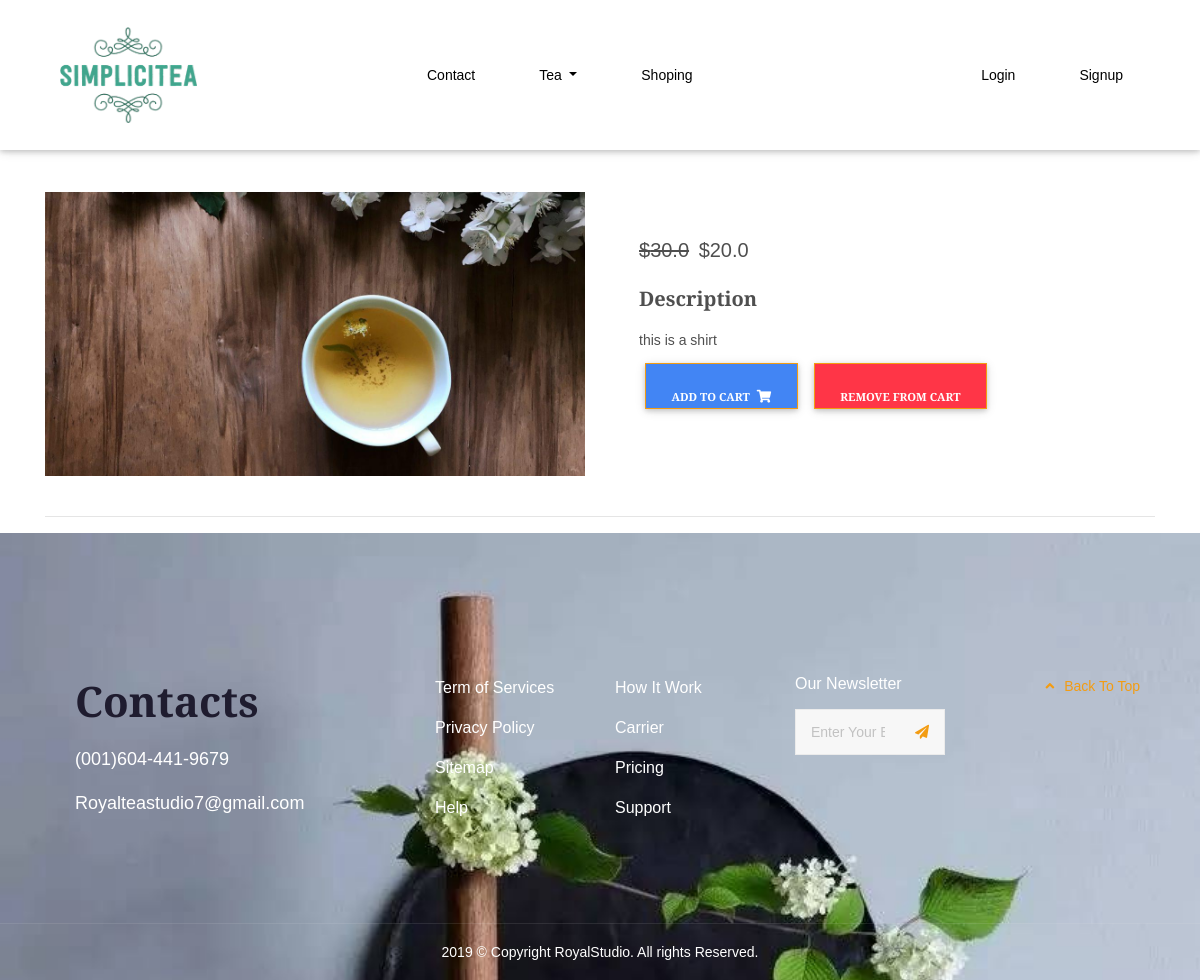
The page /product/shirt/ on the database its author committed.
### core/models.py (models this page shows, shortened)
class Item(models.Model):
    title = models.CharField(max_length=100)
    price = models.FloatField()
    discount_price = models.FloatField(blank=True, null=True)
    category = models.CharField(choices=CATEGORY_CHOICES, max_length=2)
    label = models.CharField(choices=LABEL_CHOICES, max_length=1)
    slug = models.SlugField()
    description = models.TextField()
    image = models.ImageField()
    def get_add_to_cart_url(self):
        return reverse("core:add-to-cart", kwargs={
            'slug': self.slug
        })
    def get_remove_from_cart_url(self):
        return reverse("core:remove-from-cart", kwargs={
            'slug': self.slug
        })

### core/views.py (the view)
# urls.py: path('product/<slug>/', ItemDetailView.as_view(), name='product'),
class ItemDetailView(DetailView):
    model = Item
    template_name = "product.html"

### templates/product.html (shortened to what this page needs)
{% extends "base.html" %}
{% block content %}
  <main class="mt-5 pt-4">
    <div class="container dark-grey-text mt-5">
      <div class="row wow fadeIn">
        <div class="col-md-6 mb-4">
          <img src="../static/resources/jasmineGreen.jpg" alt="">
        </div>
        <div class="col-md-6 mb-4">
          <div class="p-4">
            <p class="lead">
              {% if object.discount_price %}
              <span class="mr-1">
                <del>${{ object.price }}</del>
              </span>
              <span>${{ object.discount_price }}</span>
              {% else %}
              <span>${{ object.price }}</span>
              {% endif %}
            </p>
            <p class="lead font-weight-bold">Description</p>
            <p>{{ object.description }}</p>
            <a href="{{ object.get_add_to_cart_url }}" class="btn btn-primary btn-md my-0 p">
              Add to cart
              <i class="fas fa-shopping-cart ml-1"></i>
            </a>
            <a href="{{ object.get_remove_from_cart_url }}" class="btn btn-danger btn-md my-0 p">
              Remove from cart
            </a>
          </div>
        </div>
      </div>
      <hr>
    </div>
  </main>
{% endblock content %}

### templates/base.html (shortened to what this page needs)
{% load static %}
<!DOCTYPE html>
<html lang="en">
<head>
  <link rel="stylesheet" href="https://use.fontawesome.com/releases/v5.8.1/css/all.css">
  <link href="{% static 'css/bootstrap.min.css' %}" rel="stylesheet">
  <link href="{% static 'css/mdb.min.css' %}" rel="stylesheet">
  <link rel="stylesheet" type="text/css" href="{% static 'assets/fonts/themify-icons/themify-icons.css'  %}">
    <link rel="stylesheet" type="text/css" href="{% static 'css/main.css'  %}">
</head>
{% include "navbar.html" %}
<body>
    <div class="mt-5 pt-4">
    </div>
    {% block content %}
    {% endblock content %}
    {% include "footer.html" %}
</body>
</html>

### templates/navbar.html (shortened to what this page needs)
{% load cart_template_tags %}
<header class="header">
<nav class="navbar fixed-top navbar-expand-lg navbar-light white scrolling-navbar">
    <div class="container">
         <a class="navbar-brand" href="/" >
        <img src="/static/assets/img/logo.png" alt="RoyalTea" class="d-inline-block mr-1" ></a>
      <div class="collapse navbar-collapse" id="navbarSupportedContent">
        <ul class="navbar-nav mr-auto consult-nav">
            <li class="nav-item" ><a class="nav-link" href="/contact">Contact</a>
              </li>
           <li class="nav-item dropdown">
                  <a class="nav-link dropdown-toggle" href="#" id="navbarDropdown" role="button" data-toggle="dropdown" aria-haspopup="true" aria-expanded="false">Tea
                  </a>
              </li>
                <li class="nav-item" ><a class="nav-link" href="/shop">Shoping</a>
              </li>
        </ul>
        <ul class="navbar-nav nav-flex-icons">
          {% if request.user.is_authenticated %}
          <li class="nav-item">
            <a href="{% url 'core:order-summary' %}" class="nav-link waves-effect">
              <span class="badge red z-depth-1 mr-1"> {{ request.user|cart_item_count }} </span>
              <i class="fas fa-shopping-cart"></i>
              <span class="clearfix"> Cart </span>
            </a>
          </li>
          <li class="nav-item">
            <a class="nav-link waves-effect" href="{% url 'account_logout' %}">
              <span class="clearfix"> Logout </span>
            </a>
          </li>
          {% else %}
          <li class="nav-item">
            <a class="nav-link waves-effect" href="{% url 'account_login' %}">
              <span class="clearfix"> Login </span>
            </a>
          </li>
          <li class="nav-item">
            <a class="nav-link waves-effect" href="{% url 'account_signup' %}">
              <span class="clearfix"> Signup </span>
            </a>
          </li>
          {% endif %}
        </ul>
      </div>
    </div>
  </nav>
</header>

### templates/footer.html
<footer class="footer">
  <div class="footer__main">
    <div class="row row-eq-height">
      <div class="col-8 col-sm-7 col-md-9 col-lg-3 ">
          <div class="footer__item"><h2>Contacts</h2>
          <p style="font-size: large;">(001)604-441-9679</p>
          <p style="font-size: large;">Royalteastudio7@gmail.com</p>
        </div>
      </div>
      <div class="col-sm-6 col-md-4 col-lg-3 col-xl-2 offset-0 offset-sm-0 offset-md-0 offset-lg-0 offset-xl-1 ">
        <div class="footer__item">
            <section class="widget-text__widget widget">
              <div class="widget-text__content">
                <ul>
                  <li><a href="#">Term of Services </a></li>
                  <li><a href="#">Privacy Policy </a></li>
                  <li><a href="#">Sitemap </a></li>
                  <li><a href="#">Help</a></li>
                </ul>
              </div>
            </section>
        </div>
      </div>
      <div class="col-sm-6 col-md-4 col-lg-2 col-xl-2 ">
        <div class="footer__item">
            <section class="widget-text__widget widget">
              <div class="widget-text__content">
                <ul>
                  <li><a href="#">How It Work </a></li>
                  <li><a href="#">Carrier </a></li>
                  <li><a href="#">Pricing </a></li>
                  <li><a href="#">Support</a></li>
                </ul>
              </div>
            </section>
        </div>
      </div>
      <div class="col-md-4 col-lg-2 col-xl-2 ">
        <div class="footer__item">
            <div class="form-sub">
              <h4 class="form-sub__title">Our Newsletter</h4>
              <form class="form-sub__form">
                <div class="form-item">
                  <input class="form-control" type="email" placeholder="Enter Your Email Address..."/>
                </div>
                <div class="form-submit">
                  <button class="form-button" type="submit"><i class="fa fa-paper-plane" aria-hidden="true"></i></button>
                </div>
              </form>
            </div>
        </div>
      </div>
      <div class="col-sm-6 col-md-4 col-lg-2 col-xl-2  consult_backToTop">
        <div class="footer__item"><a href="#" id="back-to-top"> <i class="fa fa-angle-up" aria-hidden="true"> </i><span>Back To Top</span></a></div>
      </div>
    </div>
  </div>
  <div class="footer__copyright">2019 &copy; Copyright RoyalStudio. All rights Reserved.</div>
</footer>

### templates/scripts.html (shortened to what this page needs)
{% load static %}

### rows shown on the page
Item: price "30.0", discount_price "20.0", description "this is a shirt"
